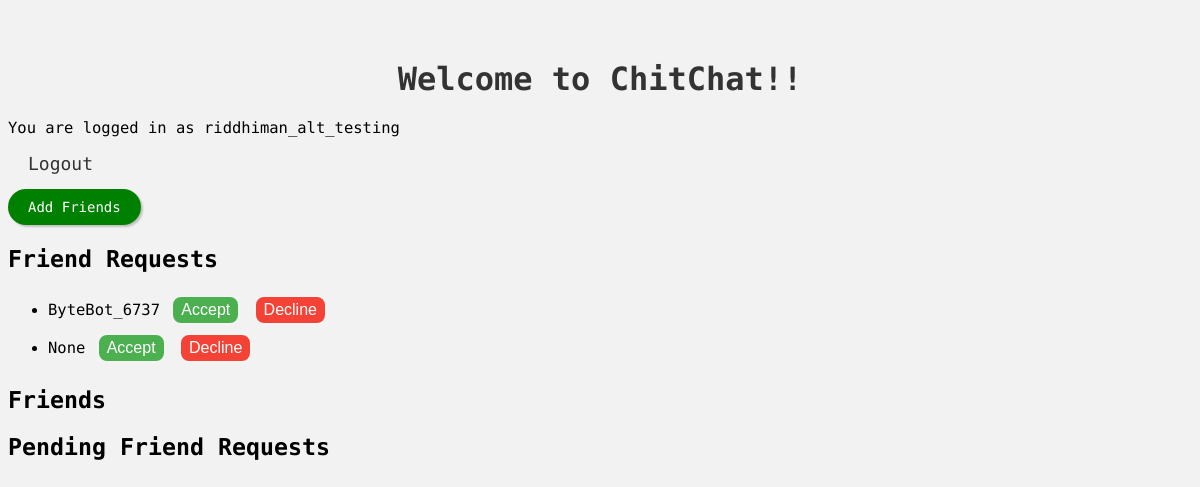
Before: / (signed in) with the older database file.
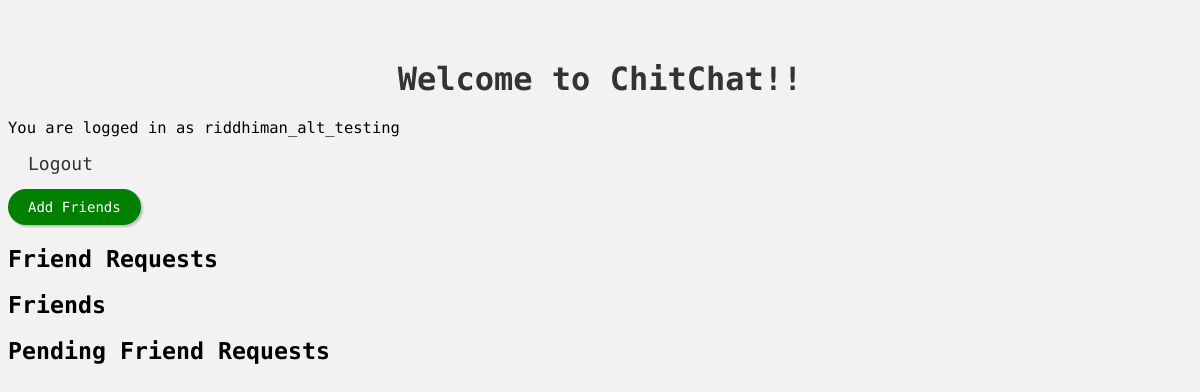
After: the same page with the newer database file.
### app.py (models this page shows, shortened)
class User(db.Model, UserMixin):
    __tablename__ = 'user'
    id = db.Column(db.Integer, primary_key=True)
    email = db.Column(db.String(100), unique=True)
    password = db.Column(db.String(100))
    username = db.Column(db.String(100))
    name = db.Column(db.String(100))
    @property
    def is_active(self):
        return True

class FriendRequest(db.Model):
    __tablename__ = 'friend_requests'
    id = db.Column(db.Integer, primary_key=True)
    sender_id = db.Column(db.Integer, db.ForeignKey('user.id'))
    receiver_id = db.Column(db.Integer, db.ForeignKey('user.id'))
    status = db.Column(db.String(20), default='pending')
    sender = db.relationship('User', foreign_keys=[sender_id])
    receiver = db.relationship('User', foreign_keys=[receiver_id])

### app.py (the view)
@app.route("/")
def home():
    if current_user.is_authenticated:
        friend_requests = FriendRequest.query.filter_by(receiver_id=current_user.id).all()
        pending_friend_requests = FriendRequest.query.filter_by(sender_id=current_user.id, status='pending').all()
        return render_template("home.html", friend_requests=friend_requests, pending_friend_requests=pending_friend_requests)
    else:
        return render_template("home.html")

### app.py (called while the page is built)
@login_manager.user_loader
def load_user(user_id):
    return User.query.get_or_404(user_id)

### templates/home.html (shortened to what this page needs)
<!DOCTYPE html>
<html>
    <head>
        <link rel="stylesheet" type="text/css" href="{{ url_for('static', filename='styles.css') }}">
        <link rel="stylesheet" href="https://cdnjs.cloudflare.com/ajax/libs/font-awesome/5.15.4/css/all.min.css">
    </head>
    <body>
        <h1>Welcome to ChitChat!!
        </h1>
        {% if current_user.is_authenticated %}
        <p>You are logged in as {{current_user.name}}</p>
        <p>
            <a href="{{ url_for('logout') }}">Logout</a>
        </p>
        <button id="add-friends-button" class="add-friends-button">Add Friends</button>
        <h2>Friend Requests</h2>
        <ul id="friend-requests">
            {% for friend_request in friend_requests %}
            <li>{{friend_request.sender.username}}
                <button class="accept-friend-req-btn" data-friend-request-id="{{friend_request.id}}">Accept</button>
                <button class="decline-friend-req-btn" data-friend-request-id="{{friend_request.id}}">Decline</button>
            </li>
            {% endfor %}
        </ul>
        <h2>Friends</h2>
        <h2>Pending Friend Requests</h2>
        {% endif %}
    </body>
</html>

### static/styles.css (style rules this page uses)
body { margin-top: 60px; background-color: #f2f2f2; }
h1 { text-align: center; font-size: 32px; color: #333333; margin-top: 50px; }
a { color: #333333; text-decoration: none; padding: 10px 20px; border-radius: 5px; font-size: 18px; }
:root { font-size: 15.5px; font-family: "Fira Code", sans-serif; }
.add-friends-button { background-color: green; color: white; border: none; border-radius: 50px; padding: 10px 20px; font-size: 14px; font-family: 'Fira Code'; cursor: pointer; text-align: center; box-shadow: 2px 2px 2px rgba(0,0,0,0.2); }

Changed rows visible on the page:
removed FriendRequest: sender.username "ByteBot_6737"
removed FriendRequest: sender.username "None"
